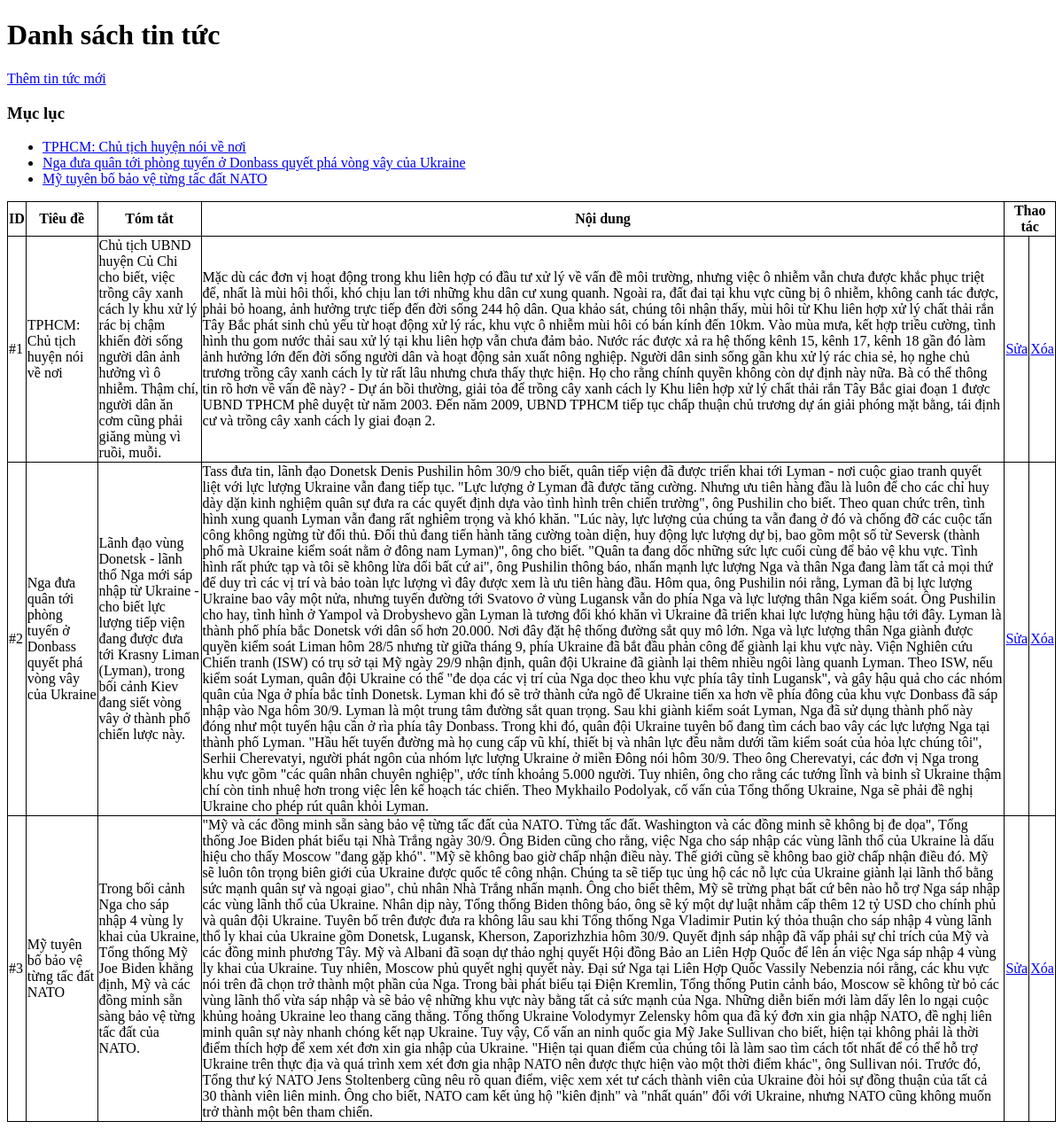
The page / on the database its author committed.
### tables this page shows
CREATE TABLE `news` (
  `new_id` int(5) NOT NULL,
  `new_title` varchar(500) DEFAULT NULL,
  `new_summary` varchar(500) DEFAULT NULL,
  `new_content` varchar(5000) DEFAULT NULL
);

### Connect.php (called while the page is built, shortened)
<?php
class Connect
{
    private $host = 'localhost';
    private $user = 'root';
    private $pass = '';
    private $database = 'lecongminh';
    public function connectDB()
    {
        $connect = mysqli_connect($this->host, $this->user, $this->pass, $this->database);
        mysqli_set_charset($connect, 'utf8');
        return $connect;
    }
    public function excuteQuery($sql)
    {
        $connect = $this->connectDB();
        $result = mysqli_query($connect, $sql);
        return $result;
    }
}

### home.php (the view, shortened to what this page needs)
<?php
$sql = "select * from news";
$result = (new Connect())->excuteQuery($sql);
?>
<h1>Danh sách tin tức</h1>
<a href="?action=create">Thêm tin tức mới</a>
<h3>Mục lục</h3>
<ul>
    <?php foreach($result as $each): ?>
            <li><a href="<?php echo "#".$each['new_id'];?>"><?php echo $each['new_title'];?></a></li>
        <?php endforeach; ?>
</ul>
<table class="table-home">
    <tr>
        <th>ID</th>
        <th>Tiêu đề</th>
        <th>Tóm tắt</th>
        <th>Nội dung</th>
        <th colspan='2'>Thao tác</th>
    </tr>
    <?php foreach($result as $each): ?>
        <tr>
            <td id="<?php echo $each['new_id'];?>"><?php echo "#".$each['new_id'];?></td>
            <td><?php echo $each['new_title'];?></td>
            <td><?php echo $each['new_summary'];?></td>
            <td><?php echo $each['new_content'];?></td>
            <td><a href="?action=edit&id=<?php echo $each['new_id'];?>">Sửa</a></td>
            <td><a onclick="return Del('<?php echo $each['new_title'];?>')" href="?action=delete&id=<?php echo $each['new_id'];?>">Xóa</a></td>
        </tr>
    <?php endforeach; ?>
</table>

### index.php (shortened to what this page needs)
<!DOCTYPE html>
<html lang="en">
<head>
    <link rel="stylesheet" href="style.css">
</head>
<body>
    <?php require_once 'route.php'; ?>
</body>
</html>

### route.php (shortened to what this page needs)
<?php
require_once 'Connect.php';
$action = $_GET['action']??'home';
switch ($action) {
    case 'home':
        require_once 'home.php';
        break;
}

### style.css (style rules this page uses)
table.table-home ,tr, td, th { border-collapse: collapse; border: 1px solid black; }

### rows shown on the page
news: new_title "TPHCM: Chủ tịch huyện nói về nơi", new_id "1", new_summary "Chủ tịch UBND huyện Củ Chi cho biết, việc trồng cây xanh cách ly khu xử lý rác bị chậm khiến đời sống người dân ảnh hưởng vì ô nhiễm. Thậm chí, người dân ăn cơm cũng phải giăng mùng vì ruồi, muỗi.", new_content "Mặc dù các đơn vị hoạt động trong khu liên hợp có đầu tư xử lý về vấn đề môi trường, nhưng việc ô nhiễm vẫn chưa được khắc phục triệt để, nhất là mùi hôi thối, khó chịu lan tới những khu dân cư xung quanh. Ngoài ra, đất đai tại khu vực cũng bị ô nhiễm, không canh tác được, phải bỏ hoang, ảnh hưởng trực tiếp đến đời sống 244 hộ dân. Qua khảo sát, chúng tôi nhận thấy, mùi hôi từ Khu liên hợp xử lý chất thải rắn Tây Bắc phát sinh chủ yếu từ hoạt động xử lý rác, khu vực ô nhiễm mùi hôi có bán kính đến 10km. Vào mùa mưa, kết hợp triều cường, tình hình thu gom nước thải sau xử lý tại khu liên hợp vẫn chưa đảm bảo. Nước rác được xả ra hệ thống kênh 15, kênh 17, kênh 18 gần đó làm ảnh hưởng lớn đến…"
news: new_title "Nga đưa quân tới phòng tuyến ở Donbass quyết phá vòng vây của Ukraine", new_id "2", new_summary "Lãnh đạo vùng Donetsk - lãnh thổ Nga mới sáp nhập từ Ukraine - cho biết lực lượng tiếp viện đang được đưa tới Krasny Liman (Lyman), trong bối cảnh Kiev đang siết vòng vây ở thành phố chiến lược này.", new_content "Tass đưa tin, lãnh đạo Donetsk Denis Pushilin hôm 30/9 cho biết, quân tiếp viện đã được triển khai tới Lyman - nơi cuộc giao tranh quyết liệt với lực lượng Ukraine vẫn đang tiếp tục. \"Lực lượng ở Lyman đã được tăng cường. Nhưng ưu tiên hàng đầu là luôn để cho các chỉ huy dày dặn kinh nghiệm quân sự đưa ra các quyết định dựa vào tình hình trên chiến trường\", ông Pushilin cho biết. Theo quan chức trên, tình hình xung quanh Lyman vẫn đang rất nghiêm trọng và khó khăn. \"Lúc này, lực lượng của chúng ta vẫn đang ở đó và chống đỡ các cuộc tấn công không ngừng từ đối thủ. Đối thủ đang tiến hành tăng cường toàn diện, huy động lực lượng dự bị, bao gồm một số từ Seversk (thành phố mà Ukraine kiểm soát…"
news: new_title "Mỹ tuyên bố bảo vệ từng tấc đất NATO", new_id "3", new_summary "Trong bối cảnh Nga cho sáp nhập 4 vùng ly khai của Ukraine, Tổng thống Mỹ Joe Biden khẳng định, Mỹ và các đồng minh sẵn sàng bảo vệ từng tấc đất của NATO.", new_content "\"Mỹ và các đồng minh sẵn sàng bảo vệ từng tấc đất của NATO. Từng tấc đất. Washington và các đồng minh sẽ không bị đe dọa\", Tổng thống Joe Biden phát biểu tại Nhà Trắng ngày 30/9. Ông Biden cũng cho rằng, việc Nga cho sáp nhập các vùng lãnh thổ của Ukraine là dấu hiệu cho thấy Moscow \"đang gặp khó\". \"Mỹ sẽ không bao giờ chấp nhận điều này. Thế giới cũng sẽ không bao giờ chấp nhận điều đó. Mỹ sẽ luôn tôn trọng biên giới của Ukraine được quốc tế công nhận. Chúng ta sẽ tiếp tục ủng hộ các nỗ lực của Ukraine giành lại lãnh thổ bằng sức mạnh quân sự và ngoại giao\", chủ nhân Nhà Trắng nhấn mạnh. Ông cho biết thêm, Mỹ sẽ trừng phạt bất cứ bên nào hỗ trợ Nga sáp nhập các vùng lãnh thổ của Ukraine.…"
